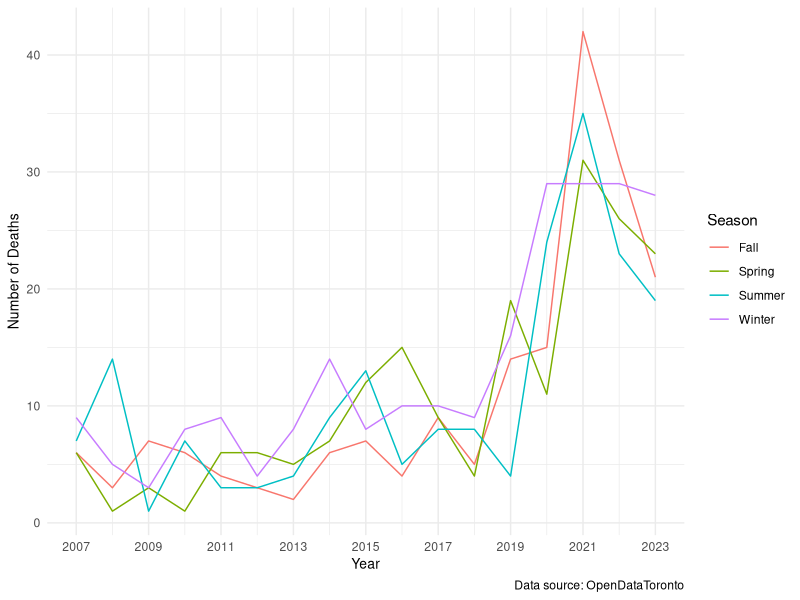
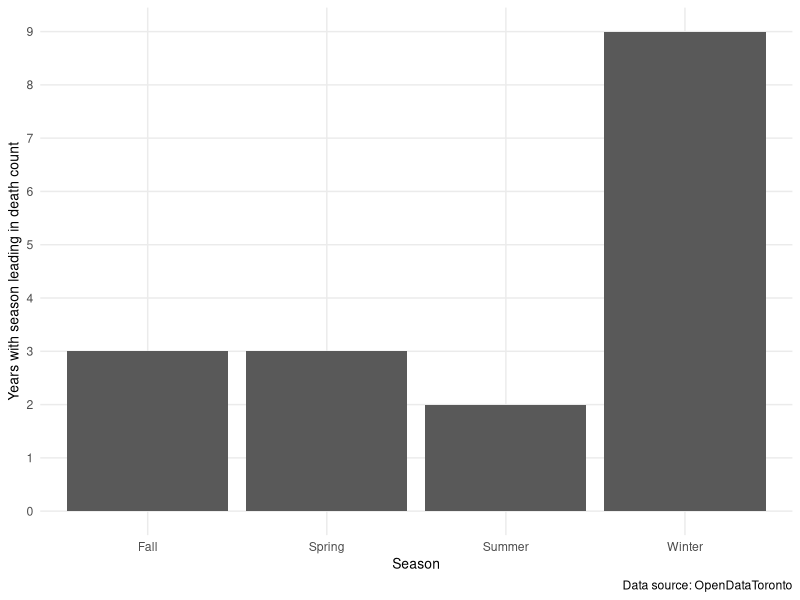
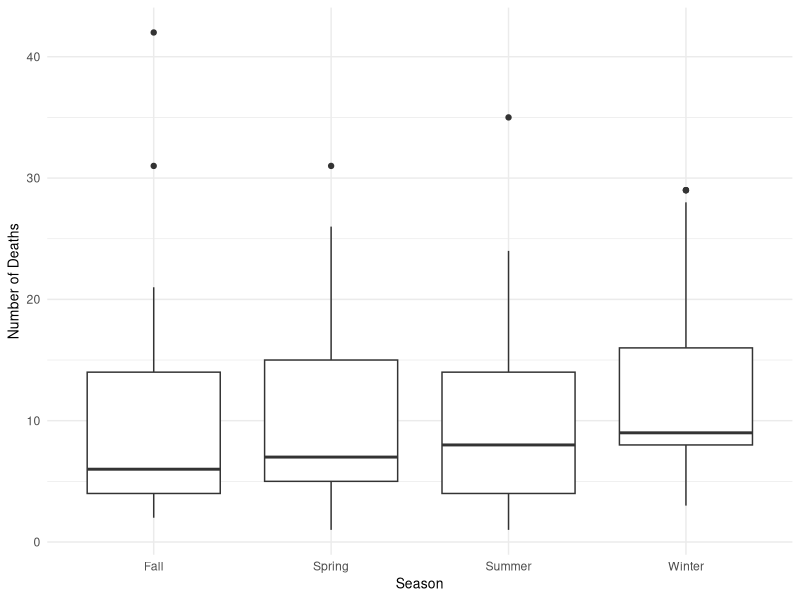

The R script that drew these images, in order:
## ---- chunk 1
#| include: false
#| warning: false
#| message: false

library(tidyverse)
library(knitr)

# read data
cleaned_data <- read_csv("../data/analysis_data/cleaned_data.csv")
grouped_data <- read_csv("../data/analysis_data/grouped_data.csv")
summarized_data <- read_csv("../data/analysis_data/summarized_data.csv")
## ---- chunk 2
#| label: tbl-cleaned
#| tbl-cap: "Sample of Cleaned Deaths of Shelter Residents Data"
head(grouped_data, 5) |>
  kable(col.names = c("Year", "Season", "Deaths"))
## ---- chunk 3
#| label: tbl-summarized
#| tbl-cap: "Summary of deaths of shelter residents in Toronto data"
head(summarized_data) |> 
  kable(col.names = c("Season", "Total Deaths", "Average Deaths"))
## ---- chunk 4
#| label: fig-trend-winter
#| fig-cap: "Toronto all seasons sheltered deaths changes, 2007-2024"
grouped_data |>
  ggplot(mapping = aes(x = year, y = deaths, color = season)) + 
  geom_line() + 
  theme_minimal() + 
  scale_x_continuous(breaks = seq(min(cleaned_data$year), max(cleaned_data$year), by = 2)) +  
  labs(x = "Year", y = "Number of Deaths", 
       caption = "Data source: OpenDataToronto", 
       color = "Season") +
  theme(
    axis.title.x = element_text(size = 10),  
    axis.title.y = element_text(size = 10),
  )
## ---- chunk 5
#| label: fig-most-deaths-bar
#| fig-cap: "Toronto all seasons sheltered deaths changes, 2007-2024"
# Find the season with maximum deaths for each year
max_death_seasons <- grouped_data |>
  group_by(year) |>
  filter(deaths == max(deaths)) |>
  ungroup() |>
  count(season)

# Plot the histogram
ggplot(max_death_seasons, mapping = aes(x = season, y = n)) +
  geom_col() +
  theme_minimal() +
  labs(
    x = "Season",
    y = "Years with season leading in death count",
    caption = "Data source: OpenDataToronto"
  ) + 
  scale_y_continuous(breaks = seq(0, max(max_death_seasons$n), by = 1)) + 
  theme(
    axis.title.x = element_text(size = 10),  
    axis.title.y = element_text(size = 10),
    panel.grid.minor.y = element_blank() 
  )
## ---- chunk 6
#| label: fig-boxplot
#| fig-cap: "Boxplot of Deaths by Season"
ggplot(grouped_data, aes(x = season, y = deaths)) +
  geom_boxplot() +
  theme_minimal() +
  labs(
    x = "Season",
    y = "Number of Deaths"
  ) +
  theme(
    axis.title.x = element_text(size = 10), 
    axis.title.y = element_text(size = 10),  
  )
